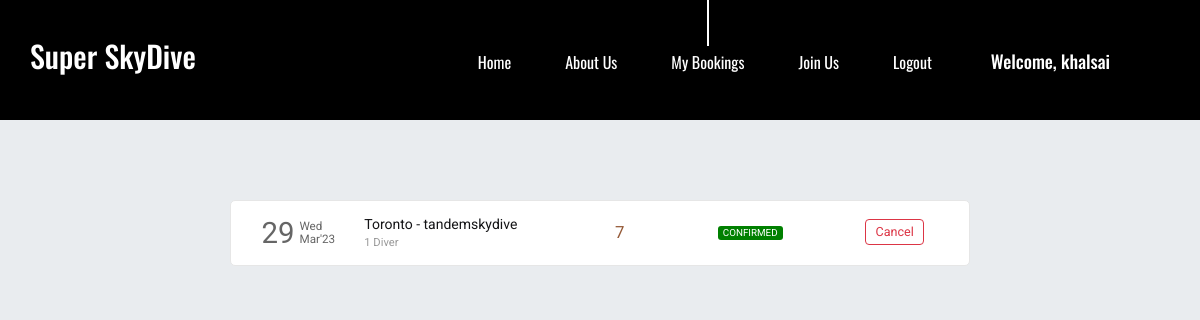
Page /skydive/mybookings (signed in) on the committed database.
### skydive/models.py (models this page shows, shortened)
class Booking(models.Model):
    booking_id = models.AutoField(primary_key=True)
    user = models.ForeignKey(User, on_delete=models.CASCADE, related_name="bookings", blank=True, null=True)
    passengers = models.ManyToManyField(Passenger, related_name="skydive_tickets")
    booking_date = models.DateField(default=datetime.now, blank=True, null=True)
    total_fare = models.FloatField(blank=True, null=True)
    type_skydive = models.CharField(max_length=50, choices=SKYDIVE_TYPE)
    destination_desc = models.ForeignKey(Destination_desc, related_name="dest", on_delete=models.CASCADE)
    status = models.CharField(max_length=20, choices=STATUS, default='cancelled')

class Destination_desc(models.Model):
    dest_id = models.AutoField(primary_key=True)
    province = models.CharField(max_length=20)
    price = models.IntegerField(default=2000)
    rating = models.IntegerField(default=5)
    desc = models.TextField()
    img_destin = models.ImageField(upload_to='pics')
    type_skydive = models.CharField(max_length=50, choices=SKYDIVE_TYPE)
    curr = models.CharField(max_length=10, choices=CURR_TYPE, default='cad')

### skydive/views.py (the view)
# urls.py: path('skydive/mybookings', views.mybookings, name='mybookings'),
@login_required(login_url='/skydive/login')
def mybookings(request):
    user = request.user
    booking_list = Booking.objects.filter(user=user)
    return render(request, 'skydive/mybookings.html', {'booking_list': booking_list})

### skydive/templates/skydive/mybookings.html (shortened to what this page needs)
 {% load static %}
<!DOCTYPE html>
<html lang="en">
<head>
        <link rel="stylesheet" type="text/css" href="{% static 'styles/bootstrap4/bootstrap.min.css' %}">
        <link href="{% static 'plugins/font-awesome-4.7.0/css/font-awesome.min.css' %}" rel="stylesheet" type="text/css">
        <link rel="stylesheet" type="text/css" href="{% static 'plugins/OwlCarousel2-2.2.1/owl.carousel.css' %}">
        <link rel="stylesheet" type="text/css" href="{% static 'plugins/OwlCarousel2-2.2.1/owl.theme.default.css' %}">
        <link rel="stylesheet" type="text/css" href="{% static 'plugins/OwlCarousel2-2.2.1/animate.css' %}">
        <link rel="stylesheet" type="text/css" href="{% static 'styles/booking.css' %}">
        <link rel="stylesheet" type="text/css" href="{% static 'styles/booking_responsive.css' %}">
        <link rel="stylesheet" href="{% static 'styles/bookings_style.css' %}">
</head>
<body>
	<header class="header">
		<div class="container">
			<div class="row">
				<div class="col">
					<div class="header_content d-flex flex-row align-items-center justify-content-start">
						<div class="header_content_inner d-flex flex-row align-items-end justify-content-start">
							<div class="logo"><a href="">Super SkyDive</a></div>
							<nav class="main_nav">
								<ul class="d-flex flex-row align-items-start justify-content-start">
									<li><a href="{% url 'skydive:index' %}">Home</a></li>
									<li><a href="{% url 'skydive:about' %}">About Us</a></li>
									<li class="active"><a href="{% url 'skydive:mybookings' %}">My Bookings</a></li>
									<li><a href="{% url 'skydive:login' %}">Join Us</a></li>
									{% if user.is_authenticated %}
										<li><a href="{% url 'skydive:logout' %}">Logout</a></li>
									{% else %}
										<li><a href="{% url 'skydive:register' %}">Register</a></li>
										<li><a href="{% url 'skydive:login' %}">Login</a></li>
									{% endif %}
								</ul>
							</nav>
							{% if user.is_authenticated %}
								<div class="header_phone ml-auto">Welcome, {{user.username }}</div>
							{% else %}
								<div class="header_phone ml-auto">
									<a style="color: white; font-size:xx-large;" href="https://www.instagram.com/skydiving_gear_canada/?igshid=YmMyMTA2M2Y%3D" target="_blank">
										<i class="fa fa-instagram" aria-hidden="false"></i>
									</a>
								</div>
							{% endif %}
						</div>
					</div>
				</div>
			</div>
		</div>
	</header>
 <section class="section section1">
        <div class="container">
            {% if booking_list %}
                {% for booking in booking_list %}
                    <div class="row each-booking-div" id="{{booking.booking_id}}">
                        <div class="col-2" style="display: flex;">
                            <div style="display: flex; color: #666666; margin-top: auto;">
                                <div>
                                    <span style="font-size: 2.1em;">{{booking.booking_date | date:"d"}}</span>
                                </div>
                                <div style="font-size: smaller; display: flex; margin: auto 0; padding-left: 5px; line-height: 1em;">
                                    <div style="margin: auto;">
                                        <div style="margin-bottom: 1px;">{{booking.booking_date | date:"D"}}</div>
                                        <div style="margin-top: 1px;">{{booking.booking_date | date:"M'y"}}</div>
                                    </div>
                                </div>
                            </div>
                        </div>
                        <div class="col-4 middle-div">
                            <div style="width:100%">
                                <div class="row places-div" style=" display: flex;">
                                    <div style="max-width: 45%;">{{booking.destination_desc.province}}</div>
                                    <div>&nbsp;-&nbsp;</div>
                                    <div style="max-width: 45%;">{{booking.destination_desc.type_skydive}}</div>
                                </div>
                                <div class="row places-div" style="font-size: .8em; color: #999999; ">
                                    <div style="max-width: 100%;">{{booking.passengers.count}} Diver</div>
                                </div>
                            </div>
                        </div>
                        <div class="col-2 middle-div">
                            <div style="font-size: 1.2em; color: #945937;">{{booking.booking_id}}</div>
                        </div>
                        <div class="col-2 middle-div">
                            <div>
                                <div class="row status-div">
                                    {% if booking.status == 'confirmed' %}
                                        <div class="green">{{booking.status | upper}}</div>
                                    {% endif %}
                                </div>
                            </div>
                        </div>
                    <div class="col-2 last-div">
                        <div class="ticket-action-div">
                        <button class="btn btn-outline-danger btnp cbtn"  data-ref="{{booking.booking_id}}" onclick="popup(this)">Cancel</button>
                        </div>
                    </div>
                    </div>
                {% endfor %}
            {% endif %}
        </div>
    </section>
</body>
</html>

### static/styles/booking.css (style rules this page uses)
body { font-family: 'Open Sans', sans-serif; font-size: 14px; font-weight: 400; background: #b1d6e6; color: #141416; }
div { display: block; position: relative; -webkit-box-sizing: border-box; -moz-box-sizing: border-box; box-sizing: border-box; }
ul { list-style: none; margin-bottom: 0px; }
a, a:hover, a:visited, a:active, a:link { text-decoration: none; -webkit-font-smoothing: antialiased; -webkit-text-shadow: rgba(0,0,0,.01) 0 0 1px; text-shadow: rgba(0,0,0,.01) 0 0 1px; }
section { display: block; position: relative; box-sizing: border-box; margin: 200px; }
.header { position: fixed; top: 0; left: 0; background-color: black !important; width: 100%; z-index: 100; -webkit-transition: all 200ms ease; -moz-transition: all 200ms ease; -ms-transition: all 200ms ease; -o-transition: all 200ms ease; transition: all 200ms ease; background-color: #98c4e8; }
.header_content { width: 100%; height: 120px; -webkit-transition: all 200ms ease; -moz-transition: all 200ms ease; -ms-transition: all 200ms ease; -o-transition: all 200ms ease; transition: all 200ms ease; }
.header_content_inner { width: 100%; }
.logo a { font-family: 'Oswald', sans-serif; font-size: 30px; font-weight: 500; color: #FFFFFF; line-height: 0.75; }
.main_nav { margin-left: 242px; }
.main_nav ul li { position: relative; }
.main_nav ul li::after { display: block; position: absolute; left: 50%; -webkit-transform: translateX(-50%); -moz-transform: translateX(-50%); -ms-transform: translateX(-50%); -o-transform: translateX(-50%); transform: translateX(-50%); top: -104px; width: 2px; height: 0px; background: #FFFFFF; content: ''; visibility: hidden; opacity: 0; -webkit-transition: all 200ms ease; -moz-transition: all 200ms ease; -ms-transition: all 200ms ease; -o-transition: all 200ms ease; transition: all 200ms ease; }
.main_nav ul li.active::after, .main_nav ul li:hover::after { height: 100px; visibility: visible; opacity: 1; }
.main_nav ul li:not(:last-child) { margin-right: 54px; }
.main_nav ul li a { font-family: 'Oswald', sans-serif; font-size: 16px; font-weight: 400; color: #FFFFFF; white-space: nowrap; }
.header_phone { margin-right: 60px; font-family: 'Oswald', sans-serif; font-size: 18px; font-weight: 500; color: #FFFFFF; }

### static/styles/bookings_style.css (style rules this page uses)
* { font-family: 'Roboto', sans-serif; }
body { background-color: #e9ecef; word-wrap: break-word; }
.container { cursor: pointer; }
.each-booking-div { width: 96%; margin: 5px auto 8px auto; transition-duration: .4s; padding: 10px 15px; background-color: #fff; border: 1px solid #e6e6e6; border-radius: 5px; }
.btnp { padding: .15rem .6rem; font-size: .9em; margin-top: 3px; margin-bottom: 5px; }
.each-booking-div > div { display: flex; overflow: auto; }
.each-booking-div > div > div { margin-top: auto; margin-bottom: auto; width: 100%; }
.green, .red, .orange { border-radius: 3px; color: white; padding-left: 5px; padding-right: 5px; font-size: .7em; }
.green { background-color: green; }
.ticket-action-div { display: flex; justify-content: space-evenly; }

### rows in the picture
Booking: booking_date "29", booking_date "Wed", booking_date "Mar'23", destination_desc.province "Toronto", destination_desc.type_skydive "tandemskydive", passengers.count "1", booking_id "7", status "CONFIRMED"

### other values in the picture
{{ user.username }} "khalsai"
